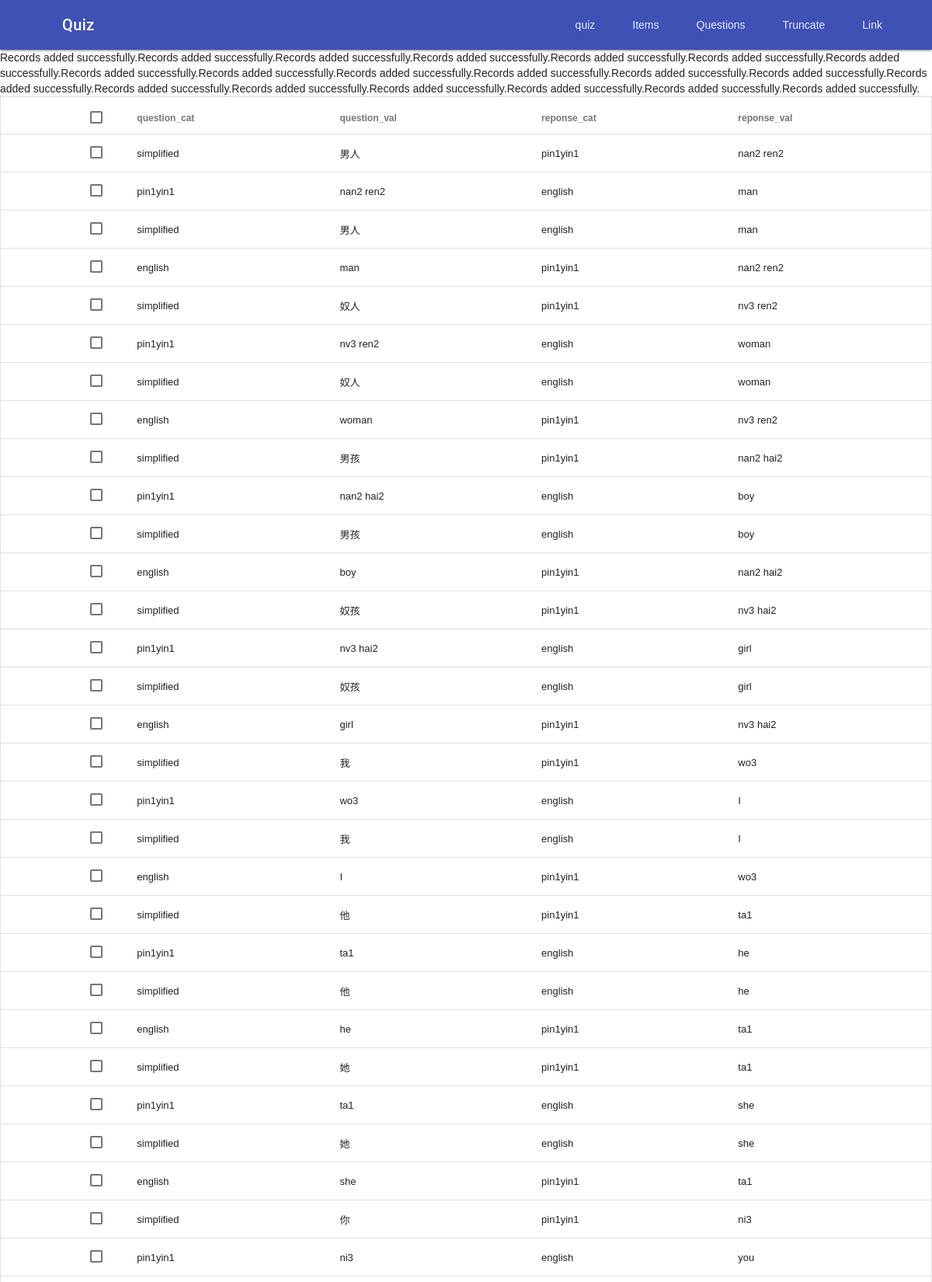
The page /questions.php (upper part) on the database its author committed.
### tables this page shows
CREATE TABLE `chineseskills` (
  `id` int(11) NOT NULL,
  `simplified` varchar(255) NOT NULL,
  `pin1yin1` varchar(255) NOT NULL,
  `pinyin` varchar(255) NOT NULL,
  `english` varchar(255) NOT NULL,
  `french` varchar(255) NOT NULL
);

CREATE TABLE `questions` (
  `id` int(11) NOT NULL,
  `question_cat` varchar(255) NOT NULL,
  `question_val` varchar(255) NOT NULL,
  `reponse_cat` varchar(255) NOT NULL,
  `reponse_val` varchar(255) NOT NULL
);

### questions.php (the view, shortened to what this page needs)
<html>
	<head>
		<link rel="stylesheet" href="./res/material.min.css">
		</head>
		<body >
<div class="mdl-layout mdl-js-layout mdl-layout--fixed-header">
			<?php
$con = mysqli_connect($dbhost,$dbuser,$dbpass,$dbname);
mysqli_set_charset( $con, 'utf8');
  $sql="SELECT * FROM chineseskills";
$result=mysqli_query($con,$sql);
  while($row = mysqli_fetch_array($result))
{
$sql2 = "INSERT INTO questions (question_cat, question_val, reponse_cat, reponse_val) VALUES
	('simplified','".$row['simplified']."', 'pin1yin1', '".$row['pin1yin1']."'),
    ('pin1yin1', '".$row['pin1yin1']."', 'english', '".$row['english']."'),
    ('simplified', '".$row['simplified']."', 'english', '".$row['english']."'),
    ('english', '".$row['english']."', 'pin1yin1', '".$row['pin1yin1']."') ";
    if (mysqli_query($con, $sql2))
{
    echo "Records added successfully.";
}
else
{
    echo "ERROR: Could not able to execute $sql2. "
        .mysqli_error($con);
}
}
?>
		<table class="mdl-data-table mdl-js-data-table mdl-data-table--selectable mdl-shadow--2dp">
  <thead>
    <tr>
      <th class="mdl-data-table__cell--non-numeric">question_cat</th>
      <th class="mdl-data-table__cell--non-numeric">question_val</th>
      <th class="mdl-data-table__cell--non-numeric">reponse_cat</th>
	  <th class="mdl-data-table__cell--non-numeric">reponse_val</th>
    </tr>
  </thead>
  <tbody>
<?php
$sql3="SELECT * FROM questions";
$result3=mysqli_query($con,$sql3);
    while($row3 = mysqli_fetch_array($result3))
{
?>
<tr>
      <td class="mdl-data-table__cell--non-numeric"><?php echo($row3[1]); ?></td>
      <td class="mdl-data-table__cell--non-numeric"><?php echo($row3[2]); ?></td>
      <td class="mdl-data-table__cell--non-numeric"><?php echo($row3[3]); ?></td>
	  <td class="mdl-data-table__cell--non-numeric"><?php echo($row3[4]); ?></td>
    </tr>
<?php
}
?>
  </tbody>
</table>
			</div>
		</body>
	</html>

### rows shown on the page
questions: question_cat "simplified", question_val "男人", reponse_cat "pin1yin1", reponse_val "nan2 ren2"
questions: question_cat "pin1yin1", question_val "nan2 ren2", reponse_cat "english", reponse_val "man"
questions: question_cat "simplified", question_val "男人", reponse_cat "english", reponse_val "man"
questions: question_cat "english", question_val "man", reponse_cat "pin1yin1", reponse_val "nan2 ren2"
questions: question_cat "simplified", question_val "奴人", reponse_cat "pin1yin1", reponse_val "nv3 ren2"
questions: question_cat "pin1yin1", question_val "nv3 ren2", reponse_cat "english", reponse_val "woman"
questions: question_cat "simplified", question_val "奴人", reponse_cat "english", reponse_val "woman"
questions: question_cat "english", question_val "woman", reponse_cat "pin1yin1", reponse_val "nv3 ren2"
questions: question_cat "simplified", question_val "男孩", reponse_cat "pin1yin1", reponse_val "nan2 hai2"
questions: question_cat "pin1yin1", question_val "nan2 hai2", reponse_cat "english", reponse_val "boy"
questions: question_cat "simplified", question_val "男孩", reponse_cat "english", reponse_val "boy"
questions: question_cat "english", question_val "boy", reponse_cat "pin1yin1", reponse_val "nan2 hai2"
questions: question_cat "simplified", question_val "奴孩", reponse_cat "pin1yin1", reponse_val "nv3 hai2"
questions: question_cat "pin1yin1", question_val "nv3 hai2", reponse_cat "english", reponse_val "girl"
questions: question_cat "simplified", question_val "奴孩", reponse_cat "english", reponse_val "girl"
questions: question_cat "english", question_val "girl", reponse_cat "pin1yin1", reponse_val "nv3 hai2"
questions: question_cat "simplified", question_val "我", reponse_cat "pin1yin1", reponse_val "wo3"
questions: question_cat "pin1yin1", question_val "wo3", reponse_cat "english", reponse_val "I"
questions: question_cat "simplified", question_val "我", reponse_cat "english", reponse_val "I"
questions: question_cat "english", question_val "I", reponse_cat "pin1yin1", reponse_val "wo3"
questions: question_cat "simplified", question_val "他", reponse_cat "pin1yin1", reponse_val "ta1"
questions: question_cat "pin1yin1", question_val "ta1", reponse_cat "english", reponse_val "he"
questions: question_cat "simplified", question_val "他", reponse_cat "english", reponse_val "he"
questions: question_cat "english", question_val "he", reponse_cat "pin1yin1", reponse_val "ta1"
questions: question_cat "simplified", question_val "她", reponse_cat "pin1yin1", reponse_val "ta1"
questions: question_cat "pin1yin1", question_val "ta1", reponse_cat "english", reponse_val "she"
questions: question_cat "simplified", question_val "她", reponse_cat "english", reponse_val "she"
questions: question_cat "english", question_val "she", reponse_cat "pin1yin1", reponse_val "ta1"
questions: question_cat "simplified", question_val "你", reponse_cat "pin1yin1", reponse_val "ni3"
questions: question_cat "pin1yin1", question_val "ni3", reponse_cat "english", reponse_val "you"
